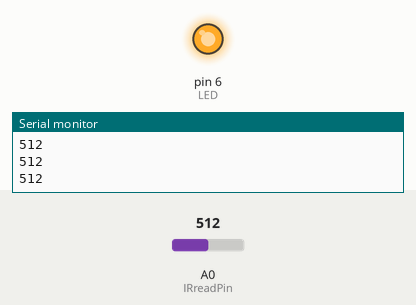
Bench run of a sketch on a simulated Arduino Uno, built with avr-gcc and run on an emulated ATmega328P. On the bench: output pins drawn as LEDs (lit = HIGH), the last lines printed to the serial monitor. Inputs (shaded band) come from the test bench; at power-on: A0 (IRreadPin) = 512.

Above: at 1.2 s.
1.3 s: A0 (IRreadPin) set to 584
2.8 s: A0 (IRreadPin) set to 611
At 3.9 s:
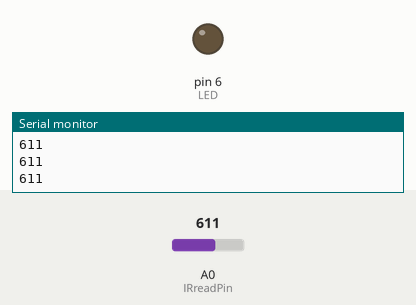
4.3 s: A0 (IRreadPin) set to 590
At 4.9 s:
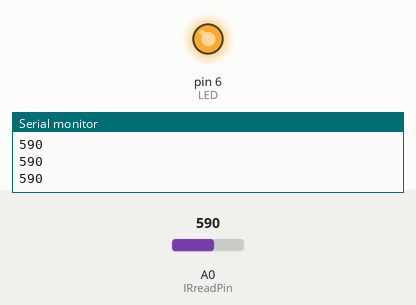
5.8 s: A0 (IRreadPin) set to 610
At 6.2 s:
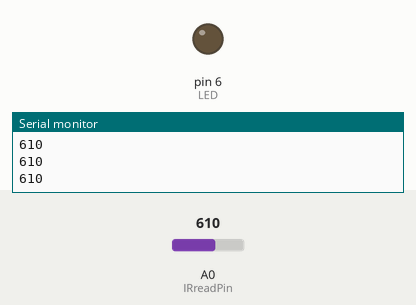
Timing chart, 0 to 8.3 s (numbered marks = the images above; inputs shaded):
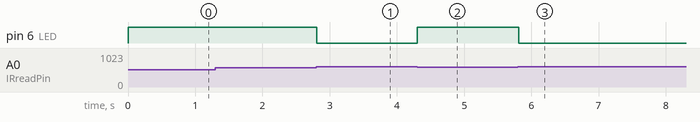

Measured:
- the behaviour switches between 599 and 600 on A0 (IRreadPin) (found by bisection; images 0 and 1)
- after the input at 2.8 s, pin 6 (LED): HIGH → LOW at once
- after the input at 4.3 s, pin 6 (LED): LOW → HIGH at once
- after the input at 5.8 s, pin 6 (LED): HIGH → LOW at once

The sketch:

E_infrarred_led.ino
```cpp
/*Turn led on and off with an infrared
2 resistors of 100 ohms
1 3.3 kohm resistor
1 emitting infrared led
1 led infrared receiver
1 ultra bright white led
1 servomotor */
int IRreadPin=A0;
int LED=6;
void setup() {
Serial.begin(9600);
pinMode(LED,OUTPUT);
}

void loop() {
int IRread=analogRead(IRreadPin);
Serial.println(IRread);
if(IRread<600){
  digitalWrite(LED,HIGH);
}
else{
  digitalWrite(LED,LOW);
}
}
```
